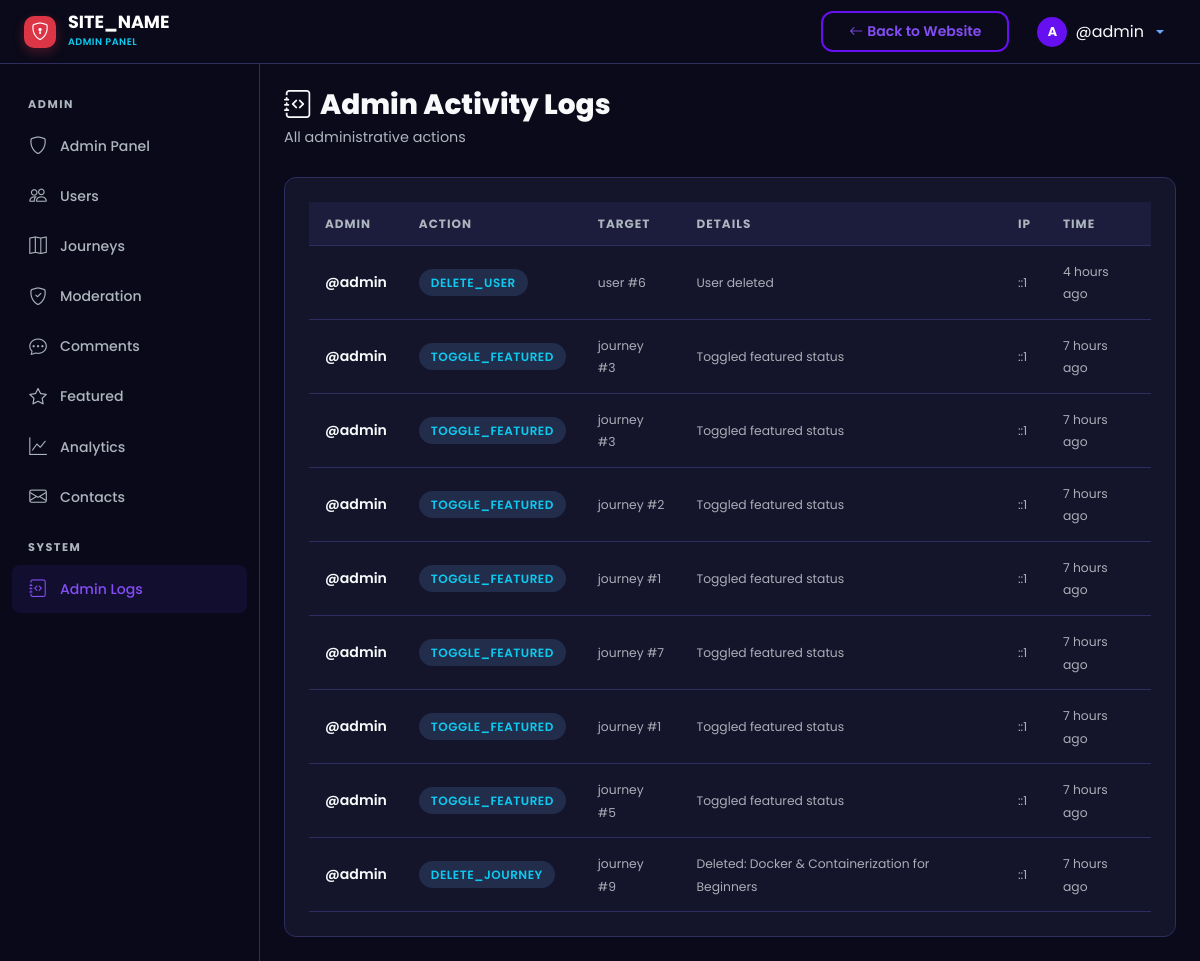
The app's page /admin/logs.php (signed in), older data.
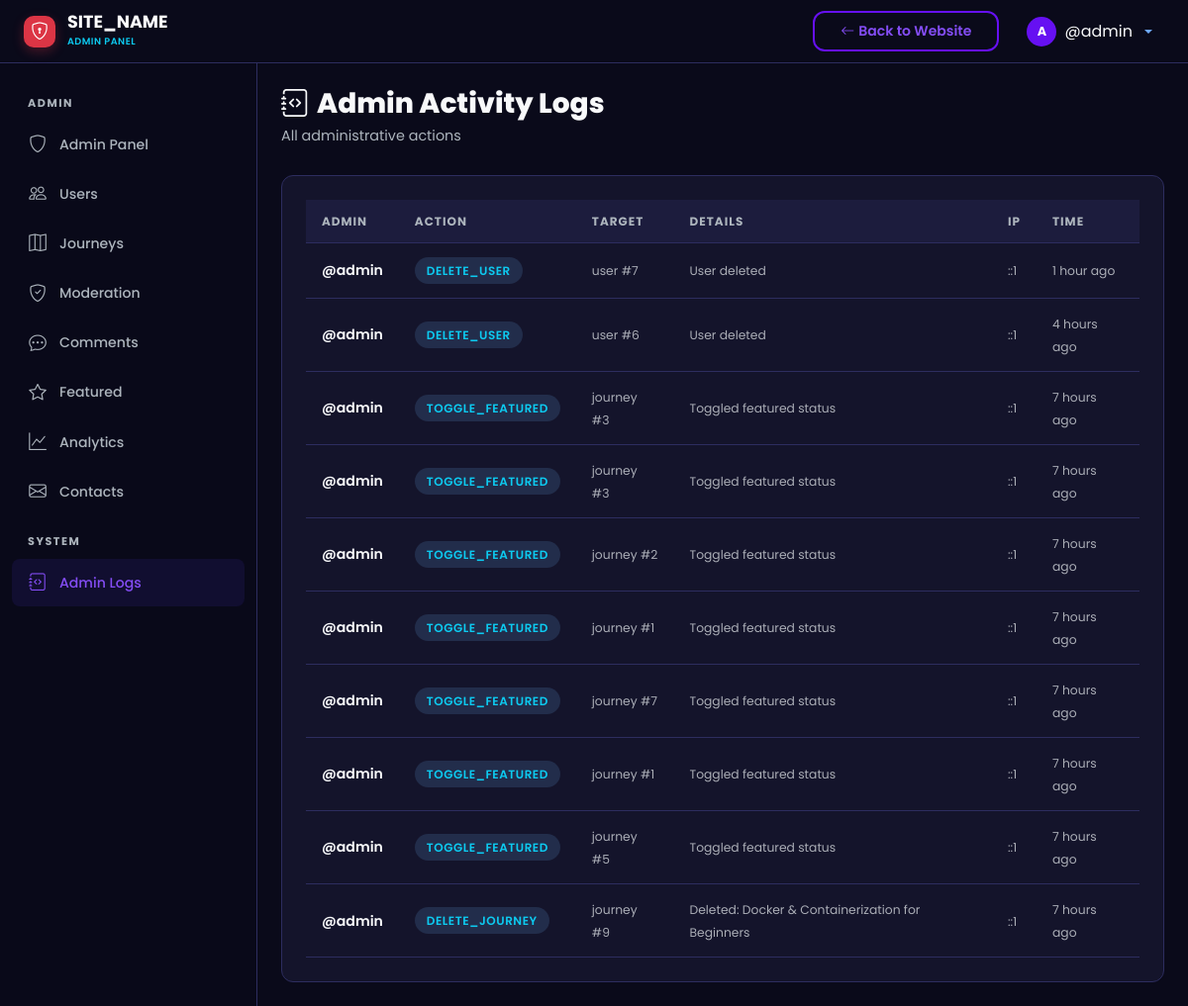
The same page, newer data.
### tables this page shows
CREATE TABLE `admin_logs` (
  `id` int UNSIGNED NOT NULL,
  `admin_id` int UNSIGNED NOT NULL,
  `action` varchar(100) NOT NULL,
  `target_type` varchar(50) DEFAULT NULL,
  `target_id` int UNSIGNED DEFAULT NULL,
  `details` text,
  `ip_address` varchar(45) DEFAULT NULL,
  `created_at` datetime NOT NULL DEFAULT CURRENT_TIMESTAMP
);

CREATE TABLE `users` (
  `id` int UNSIGNED NOT NULL,
  `username` varchar(50) NOT NULL,
  `email` varchar(255) NOT NULL,
  `password_hash` varchar(255) NOT NULL,
  `full_name` varchar(100) NOT NULL,
  `avatar` varchar(255) DEFAULT 'default-avatar.png',
  `bio` text,
  `role` enum('user','admin') NOT NULL DEFAULT 'user',
  `is_active` tinyint(1) NOT NULL DEFAULT '1',
  `current_streak` int UNSIGNED NOT NULL DEFAULT '0',
  `longest_streak` int UNSIGNED NOT NULL DEFAULT '0',
  `last_activity_date` date DEFAULT NULL,
  `created_at` datetime NOT NULL DEFAULT CURRENT_TIMESTAMP,
  `updated_at` datetime NOT NULL DEFAULT CURRENT_TIMESTAMP ON UPDATE CURRENT_TIMESTAMP
);

### includes/helpers.php (called while the page is built, shortened)
<?php
function sanitize(?string $input): string {
    return htmlspecialchars(trim($input), ENT_QUOTES, 'UTF-8');
}
function timeAgo(string $datetime): string {
    $now  = new DateTime();
    $past = new DateTime($datetime);
    $diff = $now->diff($past);
    if ($diff->h > 0) return $diff->h . ' hour' . ($diff->h > 1 ? 's' : '') . ' ago';
    return 'just now';
}
function getUnreadNotificationCount(int $userId): int {
    $db = getDB();
    $stmt = $db->prepare("SELECT COUNT(*) FROM notifications WHERE user_id = ? AND is_read = 0");
    $stmt->execute([$userId]);
    return (int)$stmt->fetchColumn();
}

### admin/logs.php (the view, shortened to what this page needs)
<?php
require_once __DIR__ . '/includes/admin_header.php';
$db = getDB();
$logs = $db->query("SELECT al.*, u.username FROM admin_logs al JOIN users u ON al.admin_id = u.id ORDER BY al.created_at DESC LIMIT 100")->fetchAll();
?>
<div class="st-page-header">
    <h1 class="st-page-title"><i class="bi bi-journal-code me-2"></i>Admin Activity Logs</h1>
    <p class="st-page-subtitle">All administrative actions</p>
</div>
<div class="st-card">
    <?php if (empty($logs)): ?>
        <div class="st-empty-state py-4">
            <i class="bi bi-journal d-block"></i>
            <h6 class="text-muted">No admin actions recorded yet</h6>
        </div>
    <?php else: ?>
        <div class="table-responsive">
            <table class="st-table">
                <thead><tr><th>Admin</th><th>Action</th><th>Target</th><th>Details</th><th>IP</th><th>Time</th></tr></thead>
                <tbody>
                    <?php foreach ($logs as $log): ?>
                    <tr>
                        <td class="fw-semibold"><?= sanitize($log['username']) ?></td>
                        <td><span class="st-badge st-badge-info"><?= sanitize($log['action']) ?></span></td>
                        <td><small class="text-muted"><?= sanitize($log['target_type'] ?? '-') ?> #<?= $log['target_id'] ?? '-' ?></small></td>
                        <td><small class="text-muted"><?= sanitize($log['details'] ?? '-') ?></small></td>
                        <td><small class="text-muted"><?= sanitize($log['ip_address'] ?? '-') ?></small></td>
                        <td><small class="text-muted"><?= timeAgo($log['created_at']) ?></small></td>
                    </tr>
                    <?php endforeach; ?>
                </tbody>
            </table>
        </div>
    <?php endif; ?>
</div>
<?php require_once __DIR__ . '/includes/admin_footer.php'; ?>

Row changes from the older to the newer data that the page shows:
added admin_logs: admin.username "@admin", action "DELETE_USER", target_type "user", target "7", details "User deleted", ip_address "::1", created_at "1 hour ago"
